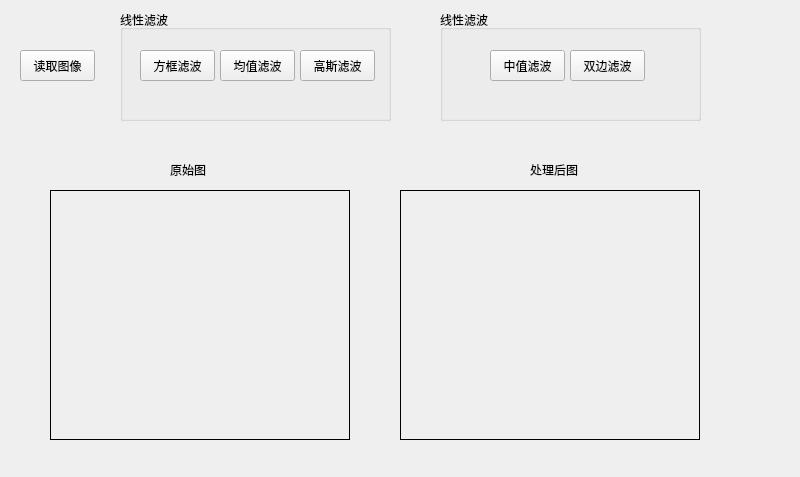
<?xml version="1.0" encoding="UTF-8"?>
<ui version="4.0">
 <class>FormFilteringClass</class>
 <widget class="QWidget" name="FormFilteringClass">
  <property name="geometry">
   <rect>
    <x>0</x>
    <y>0</y>
    <width>800</width>
    <height>477</height>
   </rect>
  </property>
  <property name="windowTitle">
   <string>图像滤波</string>
  </property>
  <widget class="QPushButton" name="btnReadImage">
   <property name="geometry">
    <rect>
     <x>20</x>
     <y>50</y>
     <width>75</width>
     <height>31</height>
    </rect>
   </property>
   <property name="text">
    <string>读取图像</string>
   </property>
  </widget>
  <widget class="QGroupBox" name="groupBox">
   <property name="geometry">
    <rect>
     <x>120</x>
     <y>10</y>
     <width>271</width>
     <height>111</height>
    </rect>
   </property>
   <property name="title">
    <string>线性滤波</string>
   </property>
   <widget class="QPushButton" name="btnBoxFilter">
    <property name="geometry">
     <rect>
      <x>20</x>
      <y>40</y>
      <width>75</width>
      <height>31</height>
     </rect>
    </property>
    <property name="text">
     <string>方框滤波</string>
    </property>
   </widget>
   <widget class="QPushButton" name="btnBlur">
    <property name="geometry">
     <rect>
      <x>100</x>
      <y>40</y>
      <width>75</width>
      <height>31</height>
     </rect>
    </property>
    <property name="text">
     <string>均值滤波</string>
    </property>
   </widget>
   <widget class="QPushButton" name="btnGaussianBlur">
    <property name="geometry">
     <rect>
      <x>180</x>
      <y>40</y>
      <width>75</width>
      <height>31</height>
     </rect>
    </property>
    <property name="text">
     <string>高斯滤波</string>
    </property>
   </widget>
  </widget>
  <widget class="QGroupBox" name="groupBox_2">
   <property name="geometry">
    <rect>
     <x>440</x>
     <y>10</y>
     <width>261</width>
     <height>111</height>
    </rect>
   </property>
   <property name="title">
    <string>线性滤波</string>
   </property>
   <widget class="QPushButton" name="btnBilateralFilter">
    <property name="geometry">
     <rect>
      <x>130</x>
      <y>40</y>
      <width>75</width>
      <height>31</height>
     </rect>
    </property>
    <property name="text">
     <string>双边滤波</string>
    </property>
   </widget>
   <widget class="QPushButton" name="btnMedianBlur">
    <property name="geometry">
     <rect>
      <x>50</x>
      <y>40</y>
      <width>75</width>
      <height>31</height>
     </rect>
    </property>
    <property name="text">
     <string>中值滤波</string>
    </property>
   </widget>
  </widget>
  <widget class="QLabel" name="label_7">
   <property name="geometry">
    <rect>
     <x>170</x>
     <y>160</y>
     <width>100</width>
     <height>20</height>
    </rect>
   </property>
   <property name="text">
    <string>原始图</string>
   </property>
  </widget>
  <widget class="QLabel" name="labelPicIn">
   <property name="geometry">
    <rect>
     <x>50</x>
     <y>190</y>
     <width>300</width>
     <height>250</height>
    </rect>
   </property>
   <property name="frameShape">
    <enum>QFrame::Box</enum>
   </property>
   <property name="text">
    <string/>
   </property>
  </widget>
  <widget class="QLabel" name="label_8">
   <property name="geometry">
    <rect>
     <x>530</x>
     <y>160</y>
     <width>100</width>
     <height>20</height>
    </rect>
   </property>
   <property name="text">
    <string>处理后图</string>
   </property>
  </widget>
  <widget class="QLabel" name="labelPicOut">
   <property name="geometry">
    <rect>
     <x>400</x>
     <y>190</y>
     <width>300</width>
     <height>250</height>
    </rect>
   </property>
   <property name="frameShape">
    <enum>QFrame::Box</enum>
   </property>
   <property name="text">
    <string/>
   </property>
  </widget>
 </widget>
 <resources/>
 <connections>
  <connection>
   <sender>btnBoxFilter</sender>
   <signal>clicked()</signal>
   <receiver>FormFilteringClass</receiver>
   <slot>btnBoxFilterClick()</slot>
   <hints>
    <hint type="sourcelabel">
     <x>176</x>
     <y>68</y>
    </hint>
    <hint type="destinationlabel">
     <x>173</x>
     <y>137</y>
    </hint>
   </hints>
  </connection>
  <connection>
   <sender>btnReadImage</sender>
   <signal>clicked()</signal>
   <receiver>FormFilteringClass</receiver>
   <slot>btnReadImageClick()</slot>
   <hints>
    <hint type="sourcelabel">
     <x>72</x>
     <y>68</y>
    </hint>
    <hint type="destinationlabel">
     <x>57</x>
     <y>111</y>
    </hint>
   </hints>
  </connection>
  <connection>
   <sender>btnGaussianBlur</sender>
   <signal>clicked()</signal>
   <receiver>FormFilteringClass</receiver>
   <slot>btnGaussianBlurClick()</slot>
   <hints>
    <hint type="sourcelabel">
     <x>334</x>
     <y>76</y>
    </hint>
    <hint type="destinationlabel">
     <x>332</x>
     <y>128</y>
    </hint>
   </hints>
  </connection>
  <connection>
   <sender>btnBlur</sender>
   <signal>clicked()</signal>
   <receiver>FormFilteringClass</receiver>
   <slot>btnBlurClick()</slot>
   <hints>
    <hint type="sourcelabel">
     <x>257</x>
     <y>78</y>
    </hint>
    <hint type="destinationlabel">
     <x>255</x>
     <y>152</y>
    </hint>
   </hints>
  </connection>
  <connection>
   <sender>btnMedianBlur</sender>
   <signal>clicked()</signal>
   <receiver>FormFilteringClass</receiver>
   <slot>btnMedianBlurClick()</slot>
   <hints>
    <hint type="sourcelabel">
     <x>520</x>
     <y>77</y>
    </hint>
    <hint type="destinationlabel">
     <x>516</x>
     <y>129</y>
    </hint>
   </hints>
  </connection>
  <connection>
   <sender>btnBilateralFilter</sender>
   <signal>clicked()</signal>
   <receiver>FormFilteringClass</receiver>
   <slot>btnBilateralFilterClick()</slot>
   <hints>
    <hint type="sourcelabel">
     <x>607</x>
     <y>79</y>
    </hint>
    <hint type="destinationlabel">
     <x>607</x>
     <y>136</y>
    </hint>
   </hints>
  </connection>
 </connections>
 <slots>
  <slot>btnBoxFilterClick()</slot>
  <slot>btnBlurClick()</slot>
  <slot>btnReadImageClick()</slot>
  <slot>btnGaussianBlurClick()</slot>
  <slot>btnMedianBlurClick()</slot>
  <slot>btnBilateralFilterClick()</slot>
 </slots>
</ui>
